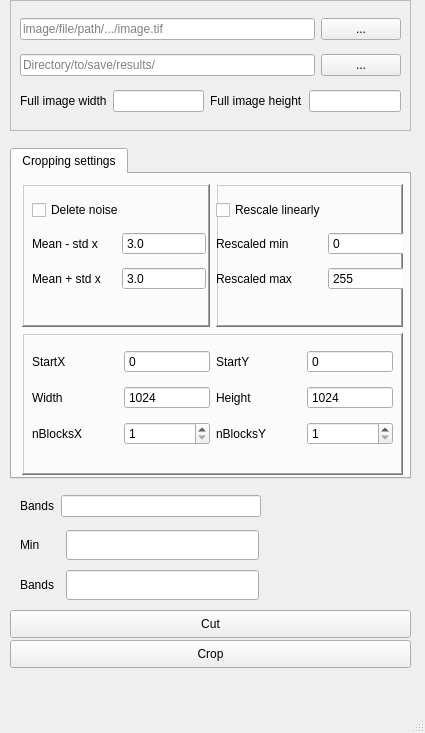
<?xml version="1.0" encoding="UTF-8"?>
<ui version="4.0">
 <class>ImageCropper</class>
 <widget class="QMainWindow" name="ImageCropper">
  <property name="geometry">
   <rect>
    <x>0</x>
    <y>0</y>
    <width>425</width>
    <height>733</height>
   </rect>
  </property>
  <property name="windowTitle">
   <string>MainWindow</string>
  </property>
  <widget class="QWidget" name="centralwidget">
   <widget class="QTabWidget" name="tabWidget">
    <property name="geometry">
     <rect>
      <x>10</x>
      <y>148</y>
      <width>401</width>
      <height>331</height>
     </rect>
    </property>
    <property name="contextMenuPolicy">
     <enum>Qt::DefaultContextMenu</enum>
    </property>
    <property name="currentIndex">
     <number>0</number>
    </property>
    <widget class="QWidget" name="CroppingSettings">
     <attribute name="title">
      <string>Cropping settings</string>
     </attribute>
     <widget class="QWidget" name="layoutWidget_2">
      <property name="geometry">
       <rect>
        <x>0</x>
        <y>10</y>
        <width>4</width>
        <height>4</height>
       </rect>
      </property>
      <layout class="QVBoxLayout" name="verticalLayout_7">
       <property name="sizeConstraint">
        <enum>QLayout::SetNoConstraint</enum>
       </property>
       <item>
        <layout class="QHBoxLayout" name="horizontalLayout_7"/>
       </item>
      </layout>
     </widget>
     <widget class="QWidget" name="layoutWidget">
      <property name="geometry">
       <rect>
        <x>10</x>
        <y>10</y>
        <width>381</width>
        <height>291</height>
       </rect>
      </property>
      <layout class="QVBoxLayout" name="verticalLayout_3">
       <item>
        <layout class="QHBoxLayout" name="horizontalLayout">
         <item>
          <widget class="QFrame" name="frame">
           <property name="frameShape">
            <enum>QFrame::WinPanel</enum>
           </property>
           <property name="frameShadow">
            <enum>QFrame::Raised</enum>
           </property>
           <widget class="QWidget" name="layoutWidget_3">
            <property name="geometry">
             <rect>
              <x>10</x>
              <y>10</y>
              <width>174</width>
              <height>103</height>
             </rect>
            </property>
            <layout class="QVBoxLayout" name="verticalLayout_6">
             <item>
              <widget class="QCheckBox" name="ifDeleteNoise">
               <property name="text">
                <string>Delete noise</string>
               </property>
               <property name="checked">
                <bool>false</bool>
               </property>
              </widget>
             </item>
             <item>
              <layout class="QHBoxLayout" name="horizontalLayout_3">
               <item>
                <widget class="QLabel" name="numStd_left_2">
                 <property name="text">
                  <string>Mean - std x</string>
                 </property>
                </widget>
               </item>
               <item>
                <widget class="QDoubleSpinBox" name="nStdLeft">
                 <property name="buttonSymbols">
                  <enum>QAbstractSpinBox::NoButtons</enum>
                 </property>
                 <property name="decimals">
                  <number>1</number>
                 </property>
                 <property name="minimum">
                  <double>0.000000000000000</double>
                 </property>
                 <property name="singleStep">
                  <double>0.500000000000000</double>
                 </property>
                 <property name="value">
                  <double>3.000000000000000</double>
                 </property>
                </widget>
               </item>
              </layout>
             </item>
             <item>
              <layout class="QHBoxLayout" name="horizontalLayout_8">
               <item>
                <widget class="QLabel" name="label_3">
                 <property name="text">
                  <string>Mean + std x</string>
                 </property>
                </widget>
               </item>
               <item>
                <widget class="QDoubleSpinBox" name="nStdRight">
                 <property name="buttonSymbols">
                  <enum>QAbstractSpinBox::NoButtons</enum>
                 </property>
                 <property name="decimals">
                  <number>1</number>
                 </property>
                 <property name="singleStep">
                  <double>0.500000000000000</double>
                 </property>
                 <property name="value">
                  <double>3.000000000000000</double>
                 </property>
                </widget>
               </item>
              </layout>
             </item>
            </layout>
           </widget>
          </widget>
         </item>
         <item>
          <widget class="QFrame" name="frame_2">
           <property name="frameShape">
            <enum>QFrame::WinPanel</enum>
           </property>
           <property name="frameShadow">
            <enum>QFrame::Raised</enum>
           </property>
           <widget class="QWidget" name="layoutWidget_4">
            <property name="geometry">
             <rect>
              <x>0</x>
              <y>10</y>
              <width>217</width>
              <height>103</height>
             </rect>
            </property>
            <layout class="QVBoxLayout" name="verticalLayout_4">
             <item>
              <widget class="QCheckBox" name="ifRescale">
               <property name="text">
                <string>Rescale linearly</string>
               </property>
              </widget>
             </item>
             <item>
              <layout class="QHBoxLayout" name="horizontalLayout_10">
               <item>
                <widget class="QLabel" name="scaledMinLabel_3">
                 <property name="text">
                  <string>Rescaled min</string>
                 </property>
                </widget>
               </item>
               <item>
                <widget class="QDoubleSpinBox" name="scaledMin">
                 <property name="buttonSymbols">
                  <enum>QAbstractSpinBox::NoButtons</enum>
                 </property>
                 <property name="decimals">
                  <number>0</number>
                 </property>
                 <property name="minimum">
                  <double>0.000000000000000</double>
                 </property>
                 <property name="maximum">
                  <double>1000000.000000000000000</double>
                 </property>
                 <property name="singleStep">
                  <double>1.000000000000000</double>
                 </property>
                 <property name="value">
                  <double>0.000000000000000</double>
                 </property>
                </widget>
               </item>
              </layout>
             </item>
             <item>
              <layout class="QHBoxLayout" name="horizontalLayout_11">
               <item>
                <widget class="QLabel" name="scaledMaxLabel">
                 <property name="text">
                  <string>Rescaled max</string>
                 </property>
                </widget>
               </item>
               <item>
                <widget class="QDoubleSpinBox" name="scaledMax">
                 <property name="buttonSymbols">
                  <enum>QAbstractSpinBox::NoButtons</enum>
                 </property>
                 <property name="decimals">
                  <number>0</number>
                 </property>
                 <property name="maximum">
                  <double>1000000.000000000000000</double>
                 </property>
                 <property name="singleStep">
                  <double>0.500000000000000</double>
                 </property>
                 <property name="value">
                  <double>255.000000000000000</double>
                 </property>
                </widget>
               </item>
              </layout>
             </item>
            </layout>
           </widget>
          </widget>
         </item>
        </layout>
       </item>
       <item>
        <widget class="QFrame" name="frame_3">
         <property name="frameShape">
          <enum>QFrame::WinPanel</enum>
         </property>
         <property name="frameShadow">
          <enum>QFrame::Raised</enum>
         </property>
         <widget class="QWidget" name="layoutWidget">
          <property name="geometry">
           <rect>
            <x>10</x>
            <y>10</y>
            <width>361</width>
            <height>110</height>
           </rect>
          </property>
          <layout class="QVBoxLayout" name="verticalLayout_2">
           <item>
            <layout class="QHBoxLayout" name="horizontalLayoutStartPoint_3">
             <item>
              <widget class="QLabel" name="label_12">
               <property name="text">
                <string>StartX</string>
               </property>
              </widget>
             </item>
             <item>
              <widget class="QSpinBox" name="startX">
               <property name="frame">
                <bool>true</bool>
               </property>
               <property name="buttonSymbols">
                <enum>QAbstractSpinBox::NoButtons</enum>
               </property>
               <property name="keyboardTracking">
                <bool>true</bool>
               </property>
               <property name="maximum">
                <number>100000</number>
               </property>
               <property name="value">
                <number>0</number>
               </property>
              </widget>
             </item>
             <item>
              <widget class="QLabel" name="label_13">
               <property name="text">
                <string>StartY</string>
               </property>
              </widget>
             </item>
             <item>
              <widget class="QSpinBox" name="startY">
               <property name="buttonSymbols">
                <enum>QAbstractSpinBox::NoButtons</enum>
               </property>
               <property name="maximum">
                <number>100000</number>
               </property>
               <property name="value">
                <number>0</number>
               </property>
              </widget>
             </item>
            </layout>
           </item>
           <item>
            <layout class="QHBoxLayout" name="horizontalLayoutImageSize_3">
             <item>
              <widget class="QLabel" name="label_14">
               <property name="text">
                <string>Width</string>
               </property>
              </widget>
             </item>
             <item>
              <widget class="QSpinBox" name="width">
               <property name="buttonSymbols">
                <enum>QAbstractSpinBox::NoButtons</enum>
               </property>
               <property name="maximum">
                <number>100000</number>
               </property>
               <property name="value">
                <number>1024</number>
               </property>
              </widget>
             </item>
             <item>
              <widget class="QLabel" name="label_15">
               <property name="text">
                <string>Height</string>
               </property>
              </widget>
             </item>
             <item>
              <widget class="QSpinBox" name="height">
               <property name="buttonSymbols">
                <enum>QAbstractSpinBox::NoButtons</enum>
               </property>
               <property name="maximum">
                <number>100000</number>
               </property>
               <property name="value">
                <number>1024</number>
               </property>
              </widget>
             </item>
            </layout>
           </item>
           <item>
            <layout class="QHBoxLayout" name="horizontalLayoutNUmberofBlocks_3">
             <item>
              <widget class="QLabel" name="label_31">
               <property name="text">
                <string>nBlocksX</string>
               </property>
              </widget>
             </item>
             <item>
              <widget class="QSpinBox" name="nBlocksX">
               <property name="minimum">
                <number>1</number>
               </property>
               <property name="maximum">
                <number>10000</number>
               </property>
               <property name="value">
                <number>1</number>
               </property>
              </widget>
             </item>
             <item>
              <widget class="QLabel" name="label_32">
               <property name="text">
                <string>nBlocksY</string>
               </property>
              </widget>
             </item>
             <item>
              <widget class="QSpinBox" name="nBlocksY">
               <property name="minimum">
                <number>1</number>
               </property>
               <property name="maximum">
                <number>10000</number>
               </property>
               <property name="value">
                <number>1</number>
               </property>
              </widget>
             </item>
            </layout>
           </item>
          </layout>
         </widget>
        </widget>
       </item>
      </layout>
     </widget>
    </widget>
   </widget>
   <widget class="QFrame" name="frame_4">
    <property name="geometry">
     <rect>
      <x>10</x>
      <y>0</y>
      <width>401</width>
      <height>131</height>
     </rect>
    </property>
    <property name="frameShape">
     <enum>QFrame::StyledPanel</enum>
    </property>
    <property name="frameShadow">
     <enum>QFrame::Raised</enum>
    </property>
    <widget class="QWidget" name="layoutWidget">
     <property name="geometry">
      <rect>
       <x>10</x>
       <y>10</y>
       <width>381</width>
       <height>112</height>
      </rect>
     </property>
     <layout class="QVBoxLayout" name="verticalLayout">
      <item>
       <layout class="QHBoxLayout" name="horizontalLayoutFileName">
        <property name="sizeConstraint">
         <enum>QLayout::SetFixedSize</enum>
        </property>
        <item>
         <widget class="QLineEdit" name="fileName">
          <property name="palette">
           <palette>
            <active>
             <colorrole role="Text">
              <brush brushstyle="SolidPattern">
               <color alpha="255">
                <red>128</red>
                <green>128</green>
                <blue>128</blue>
               </color>
              </brush>
             </colorrole>
            </active>
            <inactive>
             <colorrole role="Text">
              <brush brushstyle="SolidPattern">
               <color alpha="255">
                <red>128</red>
                <green>128</green>
                <blue>128</blue>
               </color>
              </brush>
             </colorrole>
            </inactive>
            <disabled>
             <colorrole role="Text">
              <brush brushstyle="SolidPattern">
               <color alpha="255">
                <red>128</red>
                <green>128</green>
                <blue>128</blue>
               </color>
              </brush>
             </colorrole>
            </disabled>
           </palette>
          </property>
          <property name="inputMask">
           <string/>
          </property>
          <property name="text">
           <string>image/file/path/.../image.tif</string>
          </property>
          <property name="frame">
           <bool>true</bool>
          </property>
         </widget>
        </item>
        <item>
         <widget class="QPushButton" name="selectFileName">
          <property name="text">
           <string>...</string>
          </property>
         </widget>
        </item>
       </layout>
      </item>
      <item>
       <layout class="QHBoxLayout" name="horizontalLayoutFileName_2">
        <item>
         <widget class="QLineEdit" name="directoryName">
          <property name="palette">
           <palette>
            <active>
             <colorrole role="Text">
              <brush brushstyle="SolidPattern">
               <color alpha="255">
                <red>128</red>
                <green>128</green>
                <blue>128</blue>
               </color>
              </brush>
             </colorrole>
            </active>
            <inactive>
             <colorrole role="Text">
              <brush brushstyle="SolidPattern">
               <color alpha="255">
                <red>128</red>
                <green>128</green>
                <blue>128</blue>
               </color>
              </brush>
             </colorrole>
            </inactive>
            <disabled>
             <colorrole role="Text">
              <brush brushstyle="SolidPattern">
               <color alpha="255">
                <red>128</red>
                <green>128</green>
                <blue>128</blue>
               </color>
              </brush>
             </colorrole>
            </disabled>
           </palette>
          </property>
          <property name="inputMask">
           <string/>
          </property>
          <property name="text">
           <string>Directory/to/save/results/</string>
          </property>
          <property name="frame">
           <bool>true</bool>
          </property>
         </widget>
        </item>
        <item>
         <widget class="QPushButton" name="selectDirectory">
          <property name="text">
           <string>...</string>
          </property>
         </widget>
        </item>
       </layout>
      </item>
      <item>
       <layout class="QHBoxLayout" name="horizontalLayout_9">
        <item>
         <layout class="QHBoxLayout" name="horizontalLayout_5">
          <item>
           <widget class="QLabel" name="label">
            <property name="text">
             <string>Full image width</string>
            </property>
           </widget>
          </item>
          <item>
           <widget class="QLineEdit" name="fullImageWidth"/>
          </item>
         </layout>
        </item>
        <item>
         <layout class="QHBoxLayout" name="horizontalLayout_6">
          <item>
           <widget class="QLabel" name="label_7">
            <property name="text">
             <string>Full image height</string>
            </property>
           </widget>
          </item>
          <item>
           <widget class="QLineEdit" name="fullImageHeight"/>
          </item>
         </layout>
        </item>
       </layout>
      </item>
     </layout>
    </widget>
   </widget>
   <widget class="QPushButton" name="cut">
    <property name="geometry">
     <rect>
      <x>10</x>
      <y>610</y>
      <width>401</width>
      <height>28</height>
     </rect>
    </property>
    <property name="text">
     <string>Cut</string>
    </property>
   </widget>
   <widget class="QWidget" name="layoutWidget">
    <property name="geometry">
     <rect>
      <x>20</x>
      <y>490</y>
      <width>241</width>
      <height>32</height>
     </rect>
    </property>
    <layout class="QHBoxLayout" name="horizontalLayout_2">
     <item>
      <widget class="QLabel" name="label_2">
       <property name="text">
        <string>Bands</string>
       </property>
      </widget>
     </item>
     <item>
      <widget class="QLineEdit" name="bandMap"/>
     </item>
    </layout>
   </widget>
   <widget class="QLineEdit" name="orderMin">
    <property name="geometry">
     <rect>
      <x>66</x>
      <y>530</y>
      <width>193</width>
      <height>30</height>
     </rect>
    </property>
   </widget>
   <widget class="QLabel" name="label_4">
    <property name="geometry">
     <rect>
      <x>20</x>
      <y>530</y>
      <width>40</width>
      <height>30</height>
     </rect>
    </property>
    <property name="text">
     <string>Min</string>
    </property>
   </widget>
   <widget class="QLineEdit" name="orderMax">
    <property name="geometry">
     <rect>
      <x>66</x>
      <y>570</y>
      <width>193</width>
      <height>30</height>
     </rect>
    </property>
   </widget>
   <widget class="QLabel" name="label_5">
    <property name="geometry">
     <rect>
      <x>20</x>
      <y>570</y>
      <width>40</width>
      <height>30</height>
     </rect>
    </property>
    <property name="text">
     <string>Bands</string>
    </property>
   </widget>
   <widget class="QPushButton" name="crop">
    <property name="geometry">
     <rect>
      <x>10</x>
      <y>640</y>
      <width>401</width>
      <height>28</height>
     </rect>
    </property>
    <property name="text">
     <string>Crop</string>
    </property>
   </widget>
  </widget>
  <widget class="QMenuBar" name="menubar">
   <property name="geometry">
    <rect>
     <x>0</x>
     <y>0</y>
     <width>425</width>
     <height>26</height>
    </rect>
   </property>
  </widget>
  <widget class="QStatusBar" name="statusbar"/>
 </widget>
 <resources/>
 <connections/>
</ui>
